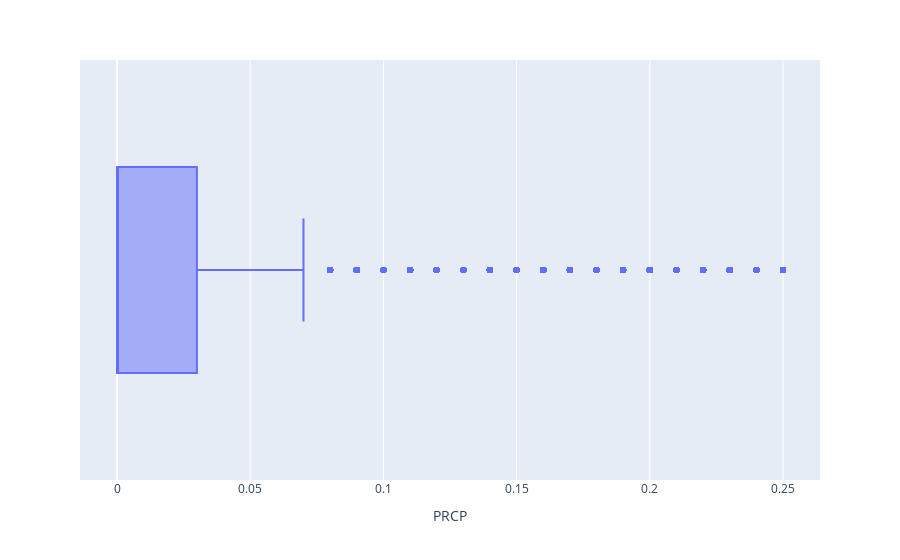

The notebook cell saved with this chart:
### Code cell
df = df.drop(df[(df['PRCP'] > hb) | (df['PRCP'] < lb)].index, axis=0)
box1 = px.box(x=df['PRCP'], labels={'x':'PRCP'})
box1.show()

### Figure 1 — Plotly figure (JSON) as saved in the notebook; plotly's stock layout.template omitted (floating-point values rounded to 4 significant figures; data arrays with more than 128 entries replaced by an {"elided": "..."} marker saying what was removed)
{"data": [{"alignmentgroup": "True", "hovertemplate": "PRCP=%{x}<extra></extra>", "legendgroup": "", "marker": {"color": "#636efa"}, "name": "", "notched": false, "offsetgroup": "", "orientation": "h", "showlegend": false, "type": "box", "x": {"elided": "21993 float values"}, "x0": " ", "xaxis": "x", "y0": " ", "yaxis": "y"}], "layout": {"boxmode": "group", "legend": {"tracegroupgap": 0}, "margin": {"t": 60}, "xaxis": {"anchor": "y", "domain": [0, 1], "title": {"text": "PRCP"}}, "yaxis": {"anchor": "x", "domain": [0, 1]}}}
